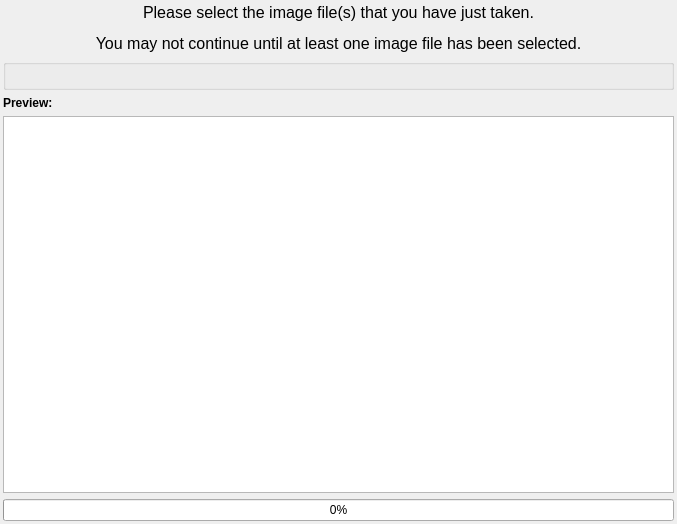
<?xml version="1.0" encoding="UTF-8"?>
<ui version="4.0">
 <class>InputDataPage</class>
 <widget class="QWizardPage" name="InputDataPage">
  <property name="geometry">
   <rect>
    <x>0</x>
    <y>0</y>
    <width>677</width>
    <height>524</height>
   </rect>
  </property>
  <property name="windowTitle">
   <string>WizardPage</string>
  </property>
  <layout class="QVBoxLayout" name="verticalLayout">
   <property name="leftMargin">
    <number>3</number>
   </property>
   <property name="topMargin">
    <number>3</number>
   </property>
   <property name="rightMargin">
    <number>3</number>
   </property>
   <property name="bottomMargin">
    <number>3</number>
   </property>
   <item>
    <widget class="QLabel" name="label">
     <property name="text">
      <string>&lt;html&gt;&lt;head/&gt;&lt;body&gt;&lt;p&gt;&lt;span style=&quot; font-size:12pt;&quot;&gt;Please select the image file(s) that you have just taken.&lt;/span&gt;&lt;/p&gt;&lt;p&gt;&lt;span style=&quot; font-size:12pt;&quot;&gt;You may not continue until at least one image file has been selected.&lt;/span&gt;&lt;/p&gt;&lt;/body&gt;&lt;/html&gt;</string>
     </property>
     <property name="alignment">
      <set>Qt::AlignCenter</set>
     </property>
    </widget>
   </item>
   <item>
    <widget class="QGroupBox" name="groupBox">
     <property name="maximumSize">
      <size>
       <width>16777215</width>
       <height>16777215</height>
      </size>
     </property>
     <property name="styleSheet">
      <string notr="true">QGroupBox
{
	font-weight: bold;
}</string>
     </property>
     <property name="title">
      <string/>
     </property>
     <layout class="QGridLayout" name="gridLayout">
      <property name="leftMargin">
       <number>8</number>
      </property>
      <property name="topMargin">
       <number>8</number>
      </property>
      <property name="rightMargin">
       <number>8</number>
      </property>
      <property name="bottomMargin">
       <number>8</number>
      </property>
      <property name="spacing">
       <number>4</number>
      </property>
      <item row="1" column="0">
       <widget class="ImportFilesWidget" name="importFilesWidget" native="true"/>
      </item>
     </layout>
    </widget>
   </item>
   <item>
    <widget class="QLabel" name="label_8">
     <property name="text">
      <string>&lt;html&gt;&lt;head/&gt;&lt;body&gt;&lt;p&gt;&lt;span style=&quot; font-weight:600;&quot;&gt;Preview:&lt;/span&gt;&lt;/p&gt;&lt;/body&gt;&lt;/html&gt;</string>
     </property>
    </widget>
   </item>
   <item>
    <widget class="QTableView" name="tableView2">
     <property name="minimumSize">
      <size>
       <width>0</width>
       <height>192</height>
      </size>
     </property>
    </widget>
   </item>
   <item>
    <widget class="QProgressBar" name="progressBar">
     <property name="value">
      <number>0</number>
     </property>
    </widget>
   </item>
  </layout>
 </widget>
 <customwidgets>
  <customwidget>
   <class>ImportFilesWidget</class>
   <extends>QWidget</extends>
   <header location="global">ImportFilesWidget.h</header>
   <container>1</container>
  </customwidget>
 </customwidgets>
 <resources/>
 <connections/>
</ui>
